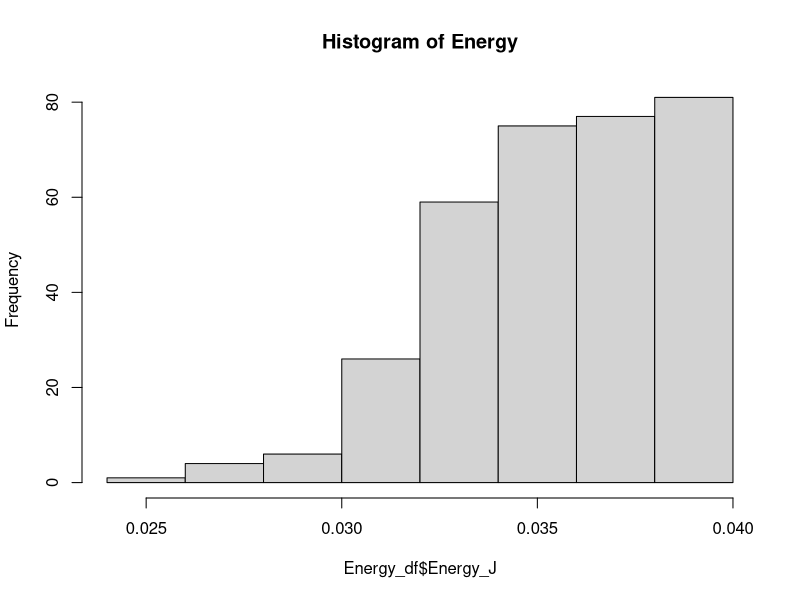
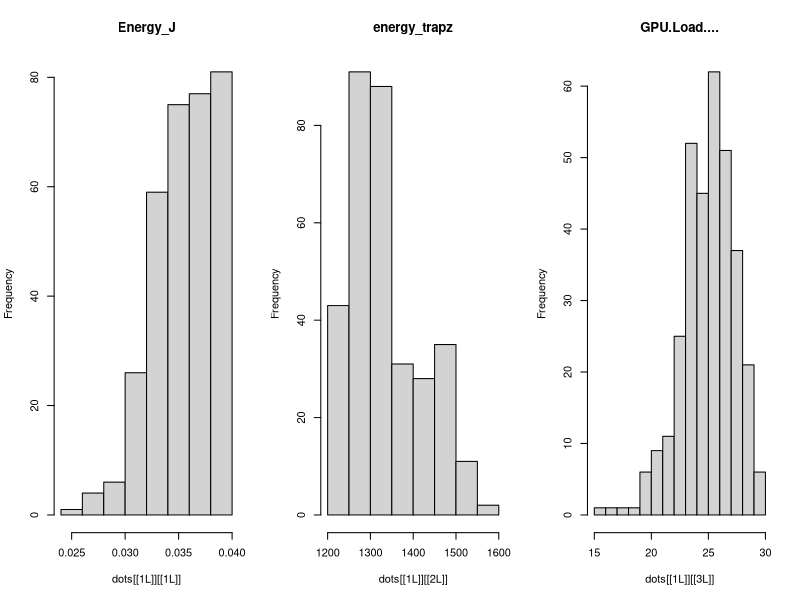

Write the R code that produced these figures, in order.
## ---- chunk 1
knitr::opts_chunk$set(echo = TRUE, message = FALSE, warning = FALSE, results = 'hide')
## ---- chunk 2
# Importing/ installing libraries
#install.packages(tidyverse)
library (tidyverse) # contains dplyr for data manipul, ggplot for plotting and visualising and more usefull functions and utilities

## ---- chunk 3
# 2 equivalent versions of the assignment operator, namely <- and =
x <- 4 
y <- 2

x + y 


## ---- chunk 4
z <- x + y^2

z
## ---- chunk 5
num_vec1 <- c(8, 3, 6, 10)
num_vec2 <- c(3:22)
num_vec2
## ---- chunk 6
seq(1, 10)
## ---- chunk 7
rep(1:3,3)
## ---- chunk 8
vec1 <- sample(1:100, 10, replace=TRUE)
vec2 <- runif(10)

# Combine the vectors into a matrix
mat <- data.frame(cbind(vec1, vec2))

# Name the columns
colnames(mat) <- c("RandomNumbers1", "RandomNumbers2")

## ---- chunk 9
mat$RandomNumbers1 <- mat$RandomNumbers1/2
mat$RandomNumbers2 <- log10(mat$RandomNumbers2)
## ---- chunk 10
# Help
?runif
## ---- chunk 11
# concatenation function c
ch_vec <- c("john", "maria", "mike", "1029")
ch_vec
## ---- chunk 12
logical_vec <- c(TRUE, FALSE, 2 == 5)
logical_vec
## ---- chunk 13
# Create a vector with NA values, NA stands for "Not Available" or "Missing Value" in R
x <- c(1, 2, NA, 4, NA, 6)

# Check for NA values
is.na(x)
## ---- chunk 14

data = read.csv("data/aggregated_results.csv", stringsAsFactors = TRUE)

## ---- chunk 15
head(data)
## ---- chunk 16
tail(data)
## ---- chunk 17
data[1:10,c("energy_trapz","Energy_J")]
## ---- chunk 18
#Extracting elements of data frames and lists using [[ or $
head(data$Energy_J)
## ---- chunk 19
Energy_df <- data %>%
  # select is used to pass only these columns of interest in the new dataframe
  select(browser, Loading_time, Energy_J, energy_trapz, GPU.Load....) %>%
  # filter is used to filter the specific range - values into the new dataframe
  filter(Loading_time < 600)%>%
  filter(Energy_J < 0.04)

head(Energy_df)

## ---- chunk 20
#mutate at help us change the data type of the columns, here we make these 2 columns  to a factor
Energy_df <- Energy_df %>%
  mutate_at(c("browser", "Loading_time"), as.factor)

Energy_df$browser%>%
  levels()
Energy_df
## ---- chunk 21
# Insert a new row
#This generates a sample of strings either "LAPTOP" or "Desktop". with the sample saze equal to the rows of Energy_df. Replace = True allows the replacement and for the value to be chosen more than once

device<- sample(c("LAPTOP", "Desktop"),nrow(Energy_df), replace = TRUE)

# Categorical data consists of distinct categories, for example organism species for biological data or device for the type of data we use.

Energy_df["device"]<- as.factor(device)
Energy_df
## ---- chunk 22
mean(Energy_df$Energy_J)

## ---- chunk 23
sd(Energy_df$Energy_J)
## ---- chunk 24
summary(Energy_df)
## ---- chunk 25
Energy_df %>%
  group_by(browser)%>%
  summarise( energy_mean = mean(Energy_J), 
             energy_sd = sd(Energy_J))
## ---- chunk 26
# We rename the variables to consider so that their names are more mnemonic
data = rename(data, energy = energy_trapz)
data = rename(data, load_time = Loading_time)
data = rename(data, fcp = fcp)
data = rename(data, fp = fp)
data = rename(data, packets = n_packets)
data = rename(data, bytes = n_bytes)
data = rename(data, cpu = CPU.Load....)
data = rename(data, gpu = GPU.Load....)
data = rename(data, mem = Memory.Usage..KB.)
## ---- chunk 27

####data$mem <- data$mem / 1024 # we convert memory consumption from Kb to Mb
data$bytes <- data$bytes / 1024 # we convert exchanged bytes from bytes to Kb

## ---- chunk 28
# list apply output, applies the function to all the column rows
# with lapply and mapply you can avoid for loops
lapply(Energy_df, is.numeric)
## ---- chunk 29
#to make a list with only the names of the numeric columns, we can use slice to get just the names of the numeric columns
num_cols <- colnames(Energy_df)[unlist(lapply(Energy_df, is.numeric))]
num_cols
## ---- chunk 30
hist(Energy_df$Energy_J, main = "Histogram of Energy")
## ---- chunk 31
# if we want to do this for all the numeric columns we can fit multiple columns side by side

par(mfrow= c(1,3))
# mapply , you cn use further arguments to the hist function, main=...
mapply(hist, Energy_df[num_cols], main = num_cols)
## ---- chunk 32
Energy_df <- Energy_df %>%
  mutate(Energy_J_log =log(Energy_J),
         Energy_J_sqrt = sqrt(Energy_J)
         )
